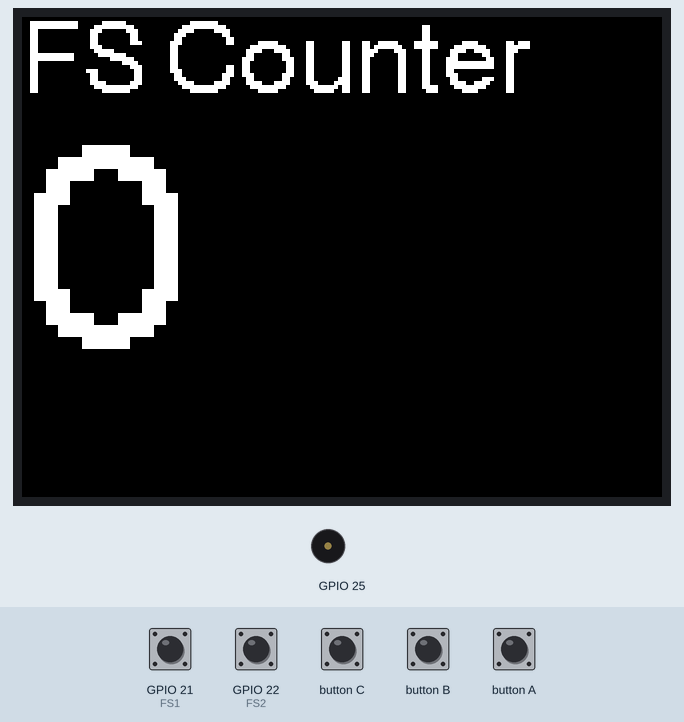
Recording of a sketch running on a simulated ESP32. On the bench: 320×240 colour display, buzzer (waves = sounding). The inputs (shaded band) are chosen by the test bench; at power-on: GPIO 21 (FS1) LOW, GPIO 22 (FS2) HIGH. What the sketch prints to the serial monitor is not drawn.

Above: at 1.3 s.
1.4 s: GPIO 21 (FS1) pulsed HIGH 2 times (0.12 s each, 0.3 s apart)
At 1.66 s:
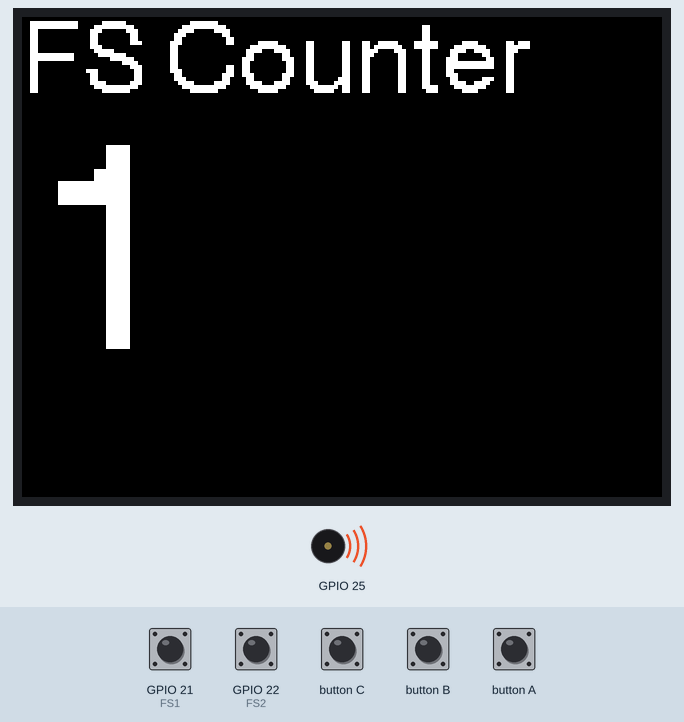
At 3.3 s:
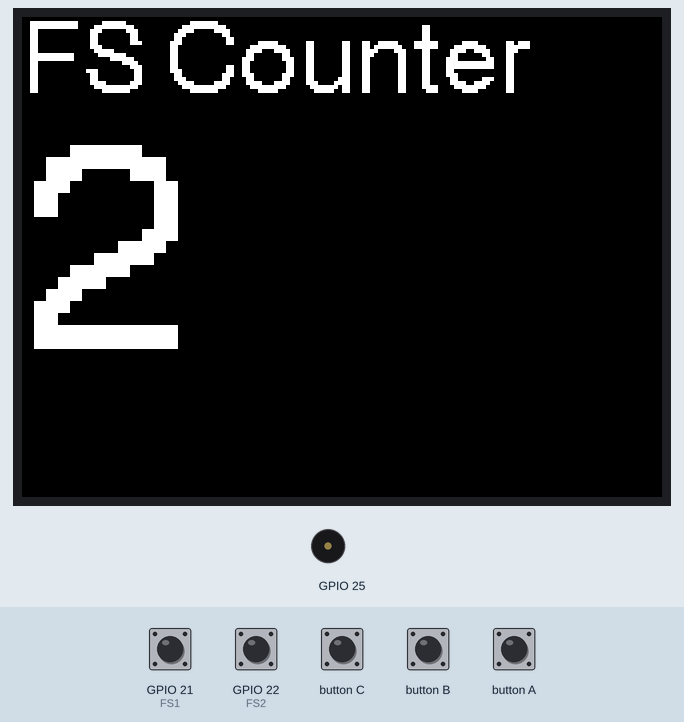
Timing chart, 0 to 4.8 s (numbered marks = the images above; inputs shaded):
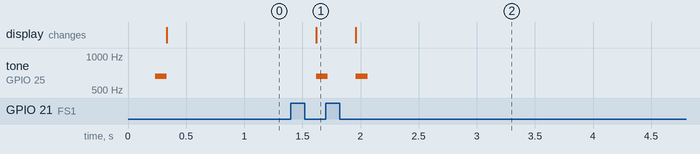

The sketch:

fscounter1.1.ino
```cpp
/**************************************
  デバイスはM5Stack Basic
  フット・スイッチに接続し、プルアップ
  カウンタは －9999 ～ +9999まで表示可
***************************************/
#include <M5Stack.h>

#define FS1 21        //フットスイッチ1
#define FS2 22        //フットスイッチ2

int32_t delayTime = 80; //チャタリング防止のための時間
int32_t fsCount = 0; //カウンタ数

bool fs1Cnt = false; //連続で読み取った回数
bool fs2Cnt = false;

volatile bool lcdUpdate = false; //LCD画面の更新フラグ、カウントアップ表示
/*********************************************
              セットアップ関数
*********************************************/
void setup() {
  M5.begin();
  M5.Power.begin();

  M5.Speaker.begin();       // 呼ぶとノイズ(ポップ音)が出る
  M5.Speaker.setVolume(1);  // 0は無音、1が最小、8が初期値(結構大きい)


  //LCD表示設定
  //  M5.Lcd.setRotation(1);     //画面の向きを指定(0～3)
  //  M5.Lcd.setTextFont(2);     //フォントを指定します。（1～8)1:Adafruit 8ピクセルASCIIフォント、2:16ピクセルASCIIフォント、4:26ピクセルASCIIフォント
  M5.Lcd.setTextColor(WHITE); //文字色設定(color,backgroundcolor)引数2番目省略時は(WHITE, BLACK, RED, GREEN, BLUE, YELLOW...)

  pinMode(FS1, GPIO_PULLUP_ONLY);
  pinMode(FS2, GPIO_PULLUP_ONLY);

  lcdUpdate = true;
}

void loop() {
  M5.update();

  if ( M5.BtnA.wasPressed()) //ボタンAを押したとき
  {
    esp_restart(); //リセット
  }

  //フットスイッチ1でカウンタ加算
  if (digitalRead(FS1) == HIGH) //プルアップのためスイッチがONのときの処理
  {
    fs1Cnt = true;
    Serial.println(F("FS1test1"));
  }
  else
  {
    if (fs1Cnt == true) //スイッチを押して放したときにカウントアップ
    {
      fsCount ++; //カウンタを1つ増やす
      Serial.println(F("FS1"));
      fs1Cnt = false;
      lcdUpdate = true;
    }
    else
    {
      Serial.println(F("FS1test1"));
      fs1Cnt = false;
    }
  }


  //フットスイッチ２でカウンタ減算

  if (digitalRead(FS2) == LOW )
  {
    fs2Cnt = true;
  }
  else
  {
    if (fs2Cnt == true)
    {
      fsCount --; //カウンタを1つ減らす
      Serial.println(("FS2"));
      fs2Cnt = false;
      lcdUpdate = true;
    }
    else
    {
      fs2Cnt = false;
    }
  }

  //画面の更新
  if (lcdUpdate == true)
  {
    Serial.println(fsCount);

    //LCD表示
    M5.Lcd.fillScreen(BLACK);
    M5.Lcd.setCursor(0, 0);
    M5.Lcd.setTextFont(4);      //フォントを指定します。（1～8)1:Adafruit 8ピクセルASCIIフォント、2:16ピクセルASCIIフォント、4:26ピクセルASCIIフォント
    M5.Lcd.setTextSize(2);      //文字の大きさを設定（1～7）
    M5.Lcd.println("FS Counter");
    if (fsCount > -1000 || fsCount < 1000) //1000以下のカウントは画面に収まる程度に文字を大きくする。
    {
      M5.Lcd.setTextSize(6);
    }
    else
    {
      M5.Lcd.setTextSize(4);
    }
    M5.Lcd.println(fsCount);

    //ビープ音を鳴らす
    if ( fs1Cnt == false)
    {
      M5.Speaker.tone(659, 200);
      delay(100);               // 100ms鳴らす(beep()のデフォルト)
      M5.Speaker.mute();        //　ビープ停止
    }
    else if ( fs2Cnt == false)
    {
      M5.Speaker.tone(440, 100); // ビープ開始
      delay(50);                 // 100ms鳴らす(beep()のデフォルト)
      M5.Speaker.mute();         //　ビープ停止
      delay(50);                 // 100ms鳴らす(beep()のデフォルト)
      M5.Speaker.tone(440, 100); // ビープ開始
      delay(50);                 // 100ms鳴らす(beep()のデフォルト)
      M5.Speaker.mute();         //　ビープ停止
    }

    lcdUpdate = false;
  }

  delay(delayTime);
}
```

Measured:
- after the input at 1.4 s, tone on GPIO 25: alternates 659 Hz for 0.10 s and silent for 0.24 s, 4 changes in all, then stays silent, starting after 0.22 s; the display: changes after 0.22 s (image 1)
